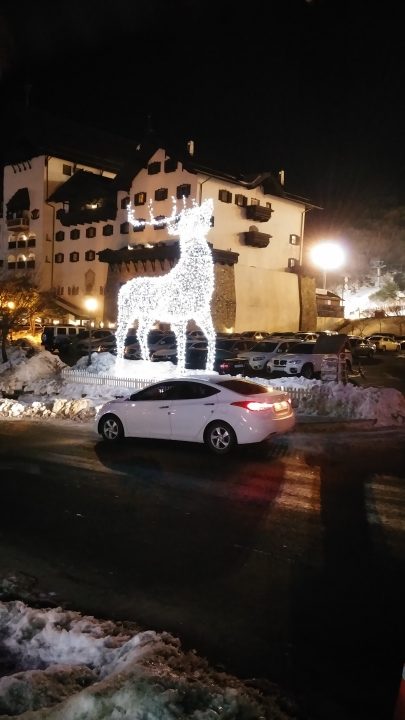
#> input picture data/KakaoTalk_20220525_222405030.jpg, 810 x 1440 px, given in place of the camera (shown at 1/2 size)
$ python 10_9_hand_remocon.py
#> lines starting #> are read from the running program, lines starting #| are printed output that depends on the picture; after the words box and inside, x2 and y2 are one past the last pixel; in counts of white or black regions, pixels touching at a corner belong together
import sys
import os
import cv2
import math
import numpy as np

# 카메라 열기
cap = cv2.VideoCapture(0)

if not cap.isOpened():
    print('Camera open failed')
    sys.exit()

cap.set(cv2.CAP_PROP_POS_FRAMES, 89)
w = int(cap.get(cv2.CAP_PROP_FRAME_WIDTH))
h = int(cap.get(cv2.CAP_PROP_FRAME_HEIGHT))
w2 = w
h2 = h

ret, frame = cap.read()
#> frame is the input picture: shape (1440, 810, 3); mean B, G, R 46.7, 52.9, 62.2

frame = cv2.flip(frame, 1) # 좌우 대칭
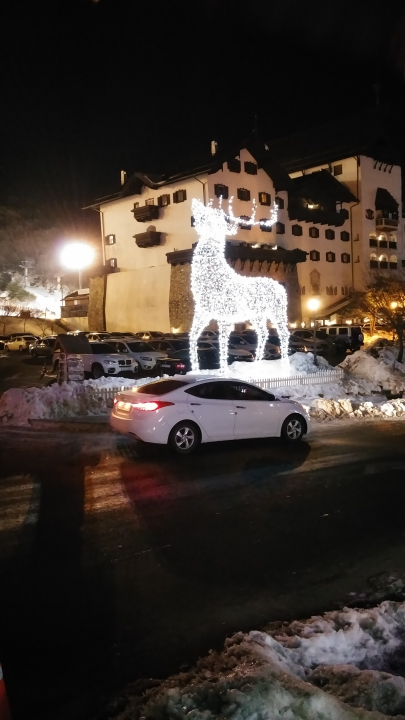
#> frame: shape (1440, 810, 3) (shown at 1/2 size); mean B, G, R 46.7, 52.9, 62.2
gray1 = cv2.cvtColor(frame, cv2.COLOR_BGR2GRAY)
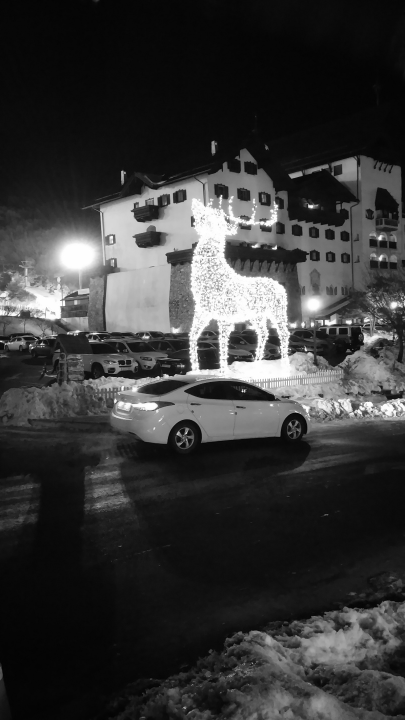
#> gray1: shape (1440, 810) (shown at 1/2 size); min 1, max 255, mean 55
gray1 = cv2.resize(gray1, (w2, h2), interpolation = cv2.INTER_AREA)

while True:
    ret, frame = cap.read()

    if not ret:
        break

    frame = cv2.flip(frame, 1)
    gray2 = cv2.cvtColor(frame, cv2.COLOR_BGR2GRAY)
    gray2 = cv2.resize(gray2, (w2, h2), interpolation = cv2.INTER_AREA)

    # 밀집 옵팀컬 플로우 계산
    flow = cv2.calcOpticalFlowFarneback(gray1, gray2, None, 0.5, 3, 15, 3, 5, 1.1, 0)
    vx, vy = flow[..., 0], flow[..., 1]
    mag, ang = cv2.cartToPolar(vx, vy)
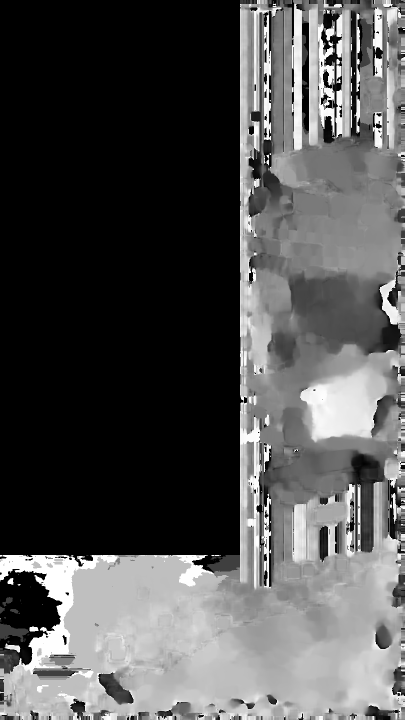
#> ang: shape (1440, 810) float32 (shown at 1/2 size); min 0, max 6.28, mean 1.99; drawn with min black and max white

    # 움직임 벡터 시각화
    hsv = np.zeros((h2, w2, 3), dtype = np.uint8)
    hsv[..., 0] = ang*180/np.pi/2
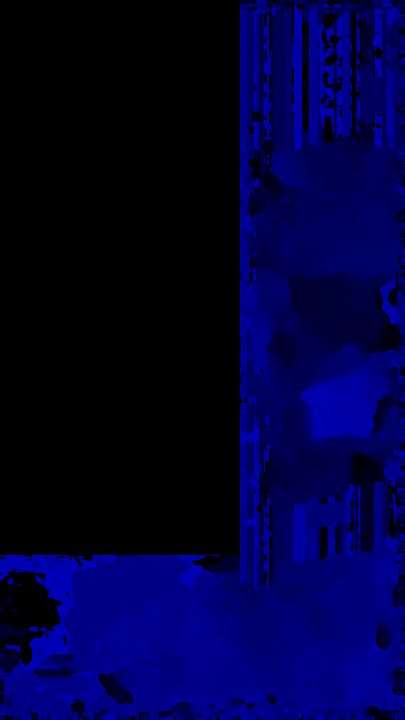
#> hsv: shape (1440, 810, 3) (shown at 1/2 size); mean of channels 0, 1, 2 56.8, 0, 0; drawn as B, G, R
    hsv[..., 1] = 255
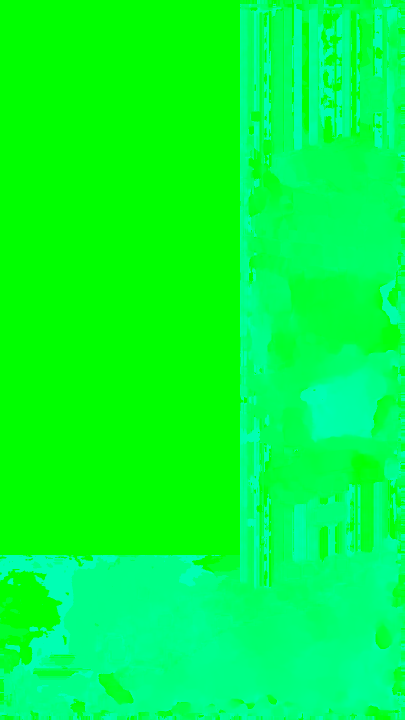
#> hsv: shape (1440, 810, 3) (shown at 1/2 size); mean of channels 0, 1, 2 56.8, 255, 0; drawn as B, G, R
    hsv[..., 2] = cv2.normalize(mag, None, 0, 255, cv2.NORM_MINMAX)
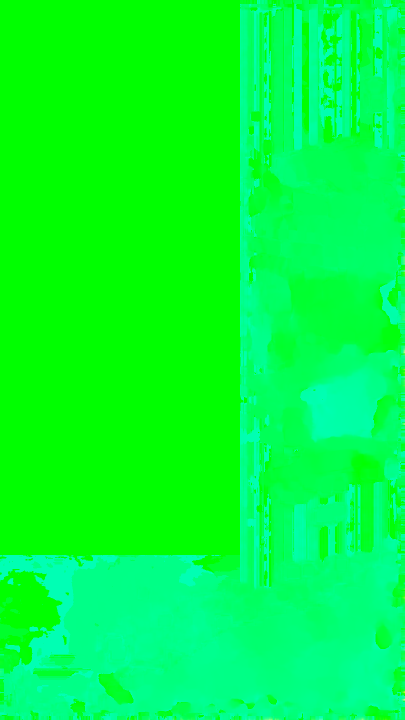
#> hsv: shape (1440, 810, 3) (shown at 1/2 size); 0.62% of pixels changed, all inside (x1, y1, x2, y2) = (0, 31, 810, 1440); drawn as B, G, R
    bgr = cv2.cvtColor(hsv, cv2.COLOR_HSV2BGR)
    cv2.imshow('flow', bgr)

    # 움직임이 충분히 큰 영역 선택
    motion_mask = np.zeros((h2, w2), dtype = np.uint8)
    motion_mask[mag > 5.0] = 255

    mx = cv2.mean(vx, mask = motion_mask)[0]
#> mx = 0
    my = cv2.mean(vy, mask = motion_mask)[0]
#> my = 0
    m_mag = math.sqrt(mx*mx + my*my)
#> m_mag = 0

    if m_mag > 4.0:
        m_ang = math.atan2(my, mx) * 180 / math.pi
        m_ang += 180

        pt1 = (100, 100)

        if m_ang >= 45 and m_ang < 135:
            pt2 = (100, 30)
        elif m_ang >= 135 and m_ang < 225:
            pt2 = (170, 100)
        elif m_ang >= 225 and m_ang < 315:
            pt2 = (100, 170)
        else:
            pt2 = (30, 100)

        cv2.arrowedLine(frame, pt1, pt2, (0, 0, 255), 7, cv2.LINE_AA, tipLength = 0.7)

    # 결과 영상 화면 출력
    dst = cv2.copyTo(frame, motion_mask)
#> dst: shape (1440, 810, 3); every value is 0
    cv2.imshow('frame', frame)
    cv2.imshow('motion_mask', motion_mask)
    cv2.imshow('dst', dst)

    if cv2.waitKey(1) == 27:
#> (key Esc is pressed here)
        break

    # 현재 프레임을 이전프레임으로 복사
    gray1 = gray2

cap.release()
cv2.destroyAllWindows()
